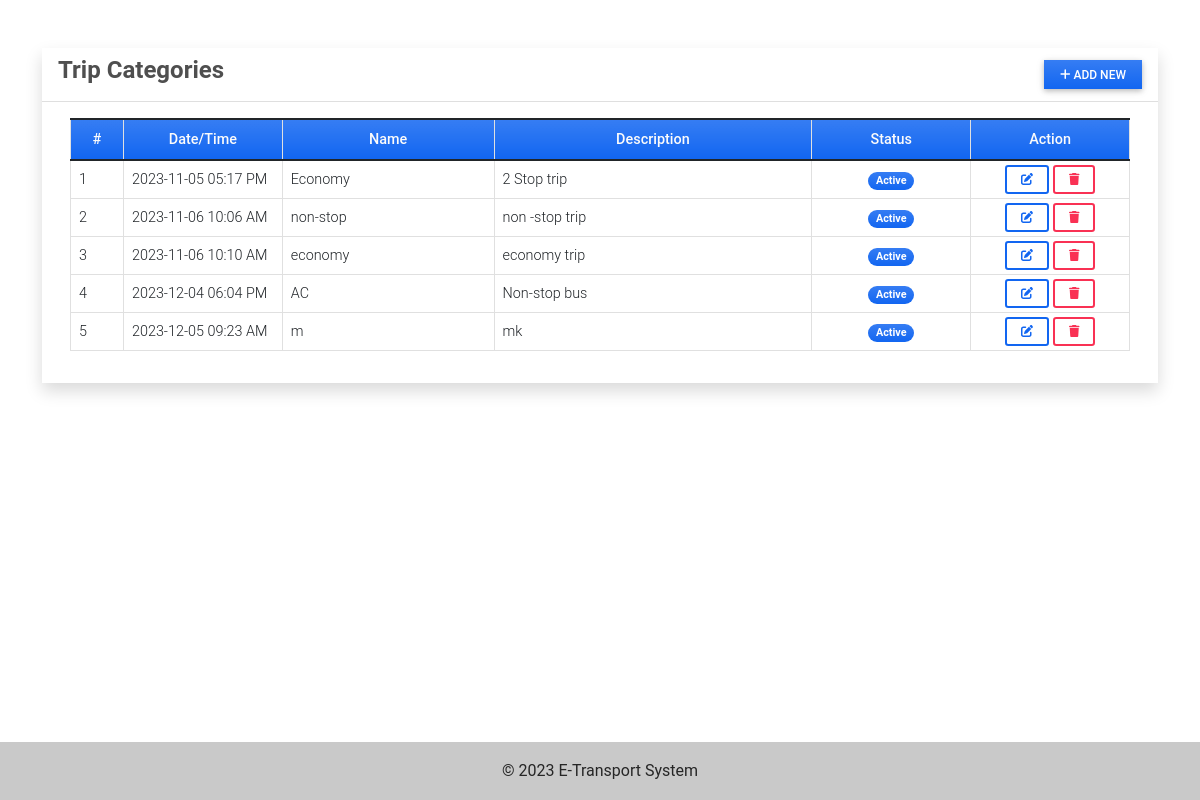
The app's page /category/ (signed in) with its own data.
### MainApp/models.py (models this page shows, shortened)
class Category(models.Model):
    name = models.CharField(max_length=250)
    description = models.TextField()
    status = models.CharField(max_length=2, choices=(('1', 'Active'), ('2', 'Inactive')), default=1)
    date_created = models.DateTimeField(default=timezone.now)
    date_updated = models.DateTimeField(auto_now=True)

### MainApp/views.py (the view)
# urls.py: path('category/',views.category_mgt,name='category-page'),
@login_required
def category_mgt(request):
    context['page_title'] = "Bus Categories"
    categories = Category.objects.all()
    context['categories'] = categories
    return render(request, 'category_mgt.html', context)

### MainApp/templates/category_mgt.html (shortened to what this page needs)
{% extends 'base.html' %} {% block pageContent %}
        <div class="col-lg-12 col-md-12 col-sm-12 col-xs-12">
            <div class="card card-default rounded-0 shadow ">
                <div class="card-header">
                    <div class="d-flex w-100 align-items-center justify-content-between">
                        <h4 class="card-title fw-bold">Trip Categories</h4>
                        <div class="tools">
                            <button type="button" class="btn btn-primary rounded-0 bg-gradient btn-sm" id='add_new'><i class="fa fa-plus"></i> Add New</button>
                        </div>
                    </div>
                </div>
                <div class="card-body">
                    <div class="container-fluid">
                        <table class="table table-bordered" id="category-list">
                            <colgroup>
                                <col width="5%">
                                <col width="15%">
                                <col width="20%">
                                <col width="30%">
                                <col width="15%">
                                <col width="15%">
                            </colgroup>
                            <thead>
                                <tr class="bg-gradient bg-primary bg-opacity-50 text-light">
                                    <th class="px-2 py-2 text-center">#</th>
                                    <th class="px-2 py-2 text-center">Date/Time</th>
                                    <th class="px-2 py-2 text-center">Name</th>
                                    <th class="px-2 py-2 text-center">Description</th>
                                    <th class="px-2 py-2 text-center">Status</th>
                                    <th class="px-2 py-2 text-center">Action</th>
                                </tr>
                            </thead>
                            <tbody>
                                {% for category in categories %}
                                <tr>
                                    <td class="px-2 py-1 align-middle">{{ forloop.counter }}</td>
                                    <td class="px-2 py-1 align-middle">{{ category.date_created|date:"Y-m-d h:i A" }}</td>
                                    <td class="px-2 py-1 align-middle">{{ category.name }}</td>
                                    <td class="px-2 py-1 align-middle">
                                        <p class="m-0 text-truncate">{{ category.description }}</p>
                                    </td>
                                    <td class="px-1 py-1 align-middle text-center">
                                        {% if category.status == '1' %}
                                        <span class="badge bg-primary bg-gradient rounded-pill px-2">Active</span> {% else %}
                                        <span class="badge bg-secondary bg-gradient rounded-pill px-2">Inactive</span> {% endif %}
                                    </td>
                                    <td class="px-2 py-1 align-middle text-center">
                                        <a class="btn btn-outline-primary btn-sm edit-data" href="javascript:void(0)" data-id="{{ category.pk }}" title="Edit">
                                            <i class="fa fa-edit"></i>
                                        </a>
                                        <button class="btn btn-outline-danger btn-sm delete-data" type="button" data-id="{{ category.pk }}" title="Delete">
                                            <i class="fa fa-trash"></i>
                                        </button>
                                    </td>
                                </tr>
                                {% endfor %}
                            </tbody>
                        </table>
                    </div>
                </div>
            </div>
        </div>
{% endblock pageContent %}

### static/MainApp/default/css/style.css (style rules this page uses)
html, body { height: 100%; width: 100%; max-height: 100%; overflow: auto; display: flex; flex-direction: column; }

### records on screen
Category: date_created "2023-11-05 05:17 PM", name "Economy", description "2 Stop trip", status "Active"
Category: date_created "2023-11-06 10:06 AM", name "non-stop", description "non -stop trip", status "Active"
Category: date_created "2023-11-06 10:10 AM", name "economy", description "economy trip", status "Active"
Category: date_created "2023-12-04 06:04 PM", name "AC", description "Non-stop bus", status "Active"
Category: date_created "2023-12-05 09:23 AM", name "m", description "mk", status "Active"
